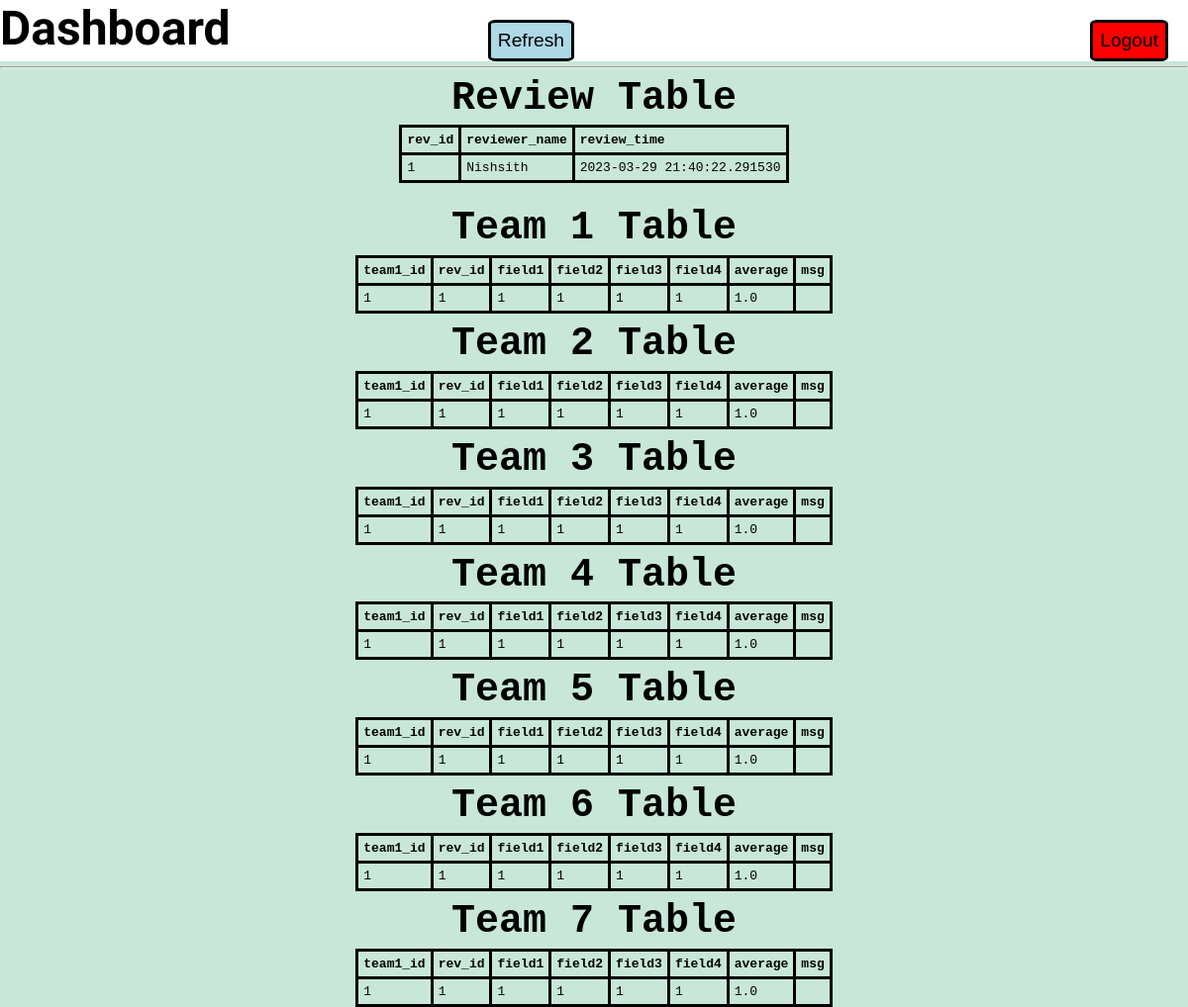
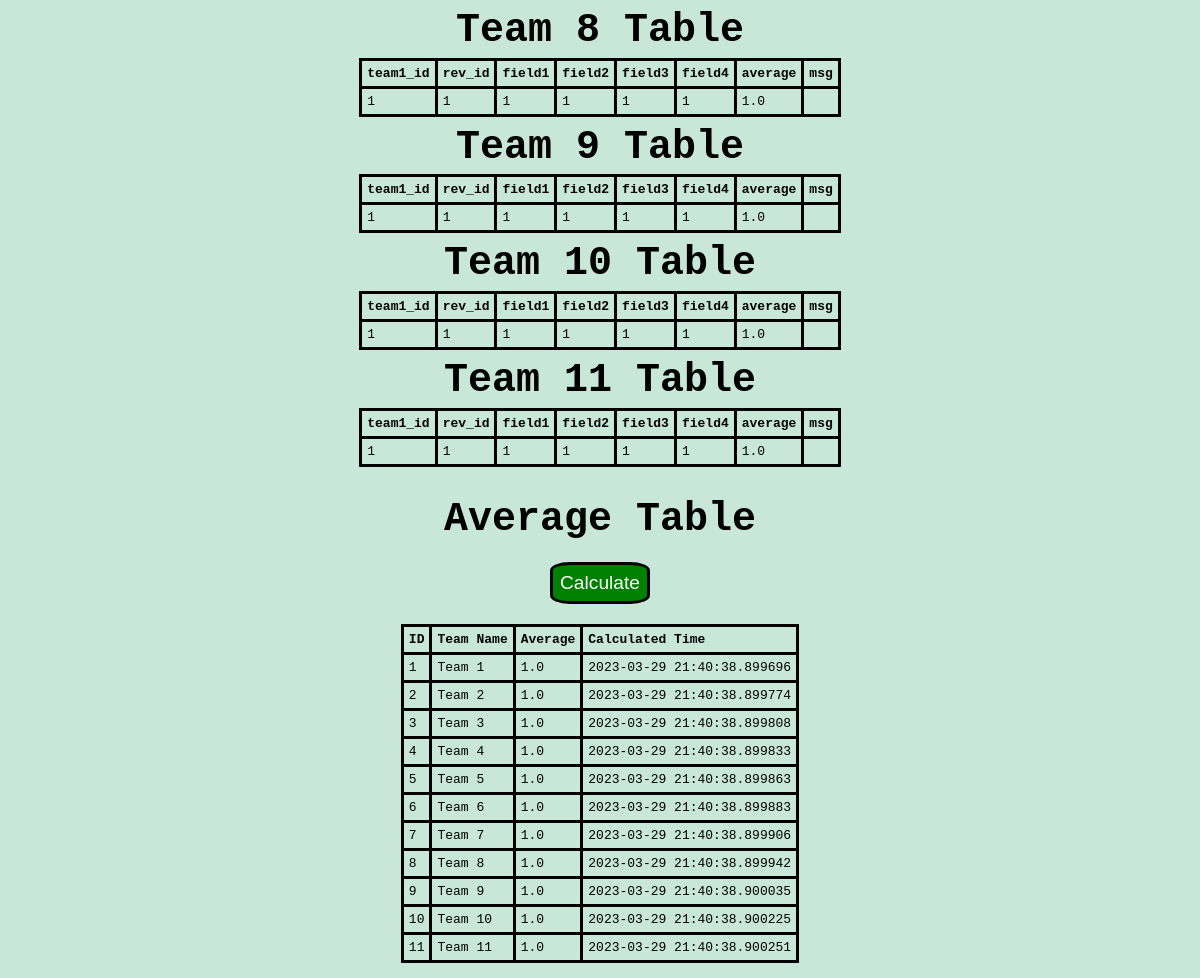
/dashboard (signed in), run on the app's committed database (2 pictures, top to bottom).
### tables this page shows
CREATE TABLE review (
                      rev_id INTEGER PRIMARY KEY AUTOINCREMENT,
                      reviewer_name VARCHAR(50),
                      review_time DATETIME
                    );

CREATE TABLE team1 (
                      team1_id INTEGER PRIMARY KEY AUTOINCREMENT,
                      rev_id INT,
                      field1 INT,
                      field2 INT,
                      field3 INT,
                      field4 INT,
                      average REAL,
                      msg VARCHAR(255),
                      FOREIGN KEY (rev_id) REFERENCES review(rev_id)
                    );

CREATE TABLE team2 (
                      team1_id INTEGER PRIMARY KEY AUTOINCREMENT,
                      rev_id INT,
                      field1 INT,
                      field2 INT,
                      field3 INT,
                      field4 INT,
                      average REAL,
                      msg VARCHAR(255),
                      FOREIGN KEY (rev_id) REFERENCES review(rev_id)
                    );

CREATE TABLE team3 (
                      team1_id INTEGER PRIMARY KEY AUTOINCREMENT,
                      rev_id INT,
                      field1 INT,
                      field2 INT,
                      field3 INT,
                      field4 INT,
                      average REAL,
                      msg VARCHAR(255),
                      FOREIGN KEY (rev_id) REFERENCES review(rev_id)
                    );

CREATE TABLE team4 (
                      team1_id INTEGER PRIMARY KEY AUTOINCREMENT,
                      rev_id INT,
                      field1 INT,
                      field2 INT,
                      field3 INT,
                      field4 INT,
                      average REAL,
                      msg VARCHAR(255),
                      FOREIGN KEY (rev_id) REFERENCES review(rev_id)
                    );

CREATE TABLE team5 (
                      team1_id INTEGER PRIMARY KEY AUTOINCREMENT,
                      rev_id INT,
                      field1 INT,
                      field2 INT,
                      field3 INT,
                      field4 INT,
                      average REAL,
                      msg VARCHAR(255),
                      FOREIGN KEY (rev_id) REFERENCES review(rev_id)
                    );

CREATE TABLE team6 (
                      team1_id INTEGER PRIMARY KEY AUTOINCREMENT,
                      rev_id INT,
                      field1 INT,
                      field2 INT,
                      field3 INT,
                      field4 INT,
                      average REAL,
                      msg VARCHAR(255),
                      FOREIGN KEY (rev_id) REFERENCES review(rev_id)
                    );

CREATE TABLE team7 (
                      team1_id INTEGER PRIMARY KEY AUTOINCREMENT,
                      rev_id INT,
                      field1 INT,
                      field2 INT,
                      field3 INT,
                      field4 INT,
                      average REAL,
                      msg VARCHAR(255),
                      FOREIGN KEY (rev_id) REFERENCES review(rev_id)
                    );

CREATE TABLE team8 (
                      team1_id INTEGER PRIMARY KEY AUTOINCREMENT,
                      rev_id INT,
                      field1 INT,
                      field2 INT,
                      field3 INT,
                      field4 INT,
                      average REAL,
                      msg VARCHAR(255),
                      FOREIGN KEY (rev_id) REFERENCES review(rev_id)
                    );

CREATE TABLE team9 (
                      team1_id INTEGER PRIMARY KEY AUTOINCREMENT,
                      rev_id INT,
                      field1 INT,
                      field2 INT,
                      field3 INT,
                      field4 INT,
                      average REAL,
                      msg VARCHAR(255),
                      FOREIGN KEY (rev_id) REFERENCES review(rev_id)
                    );

CREATE TABLE team10 (
                      team1_id INTEGER PRIMARY KEY AUTOINCREMENT,
                      rev_id INT,
                      field1 INT,
                      field2 INT,
                      field3 INT,
                      field4 INT,
                      average REAL,
                      msg VARCHAR(255),
                      FOREIGN KEY (rev_id) REFERENCES review(rev_id)
                    );

CREATE TABLE team11 (
                      team1_id INTEGER PRIMARY KEY AUTOINCREMENT,
                      rev_id INT,
                      field1 INT,
                      field2 INT,
                      field3 INT,
                      field4 INT,
                      average REAL,
                      msg VARCHAR(255),
                      FOREIGN KEY (rev_id) REFERENCES review(rev_id)
                    );

CREATE TABLE avg_table (
                      team_id INTEGER,
                      team_name VARCHAR(50),
                      team_average REAL,
                      calc_time DATETIME
                    );

### app.py (the view)
@app.route('/dashboard')
def dashboard():
    if not session.get('logged_in'):
        return redirect(url_for('login'))
    conn = sqlite3.connect('feedback.db')
    cursor = conn.cursor()
    cursor.execute("SELECT name FROM sqlite_master WHERE type='table';")
    tables = cursor.fetchall()
    table_data = []
    for table_name in tables:
        table_name = table_name[0]
        cursor.execute(f"SELECT * FROM {table_name}")
        rows = cursor.fetchall()
        table_data.append({'name': table_name, 'rows': rows})
    cursor.close()
    conn.close()
    return render_template('dashboard.html', tables=table_data, no_t=no_t)

### templates/dashboard.html (shortened to what this page needs)
<!DOCTYPE html>
<html>
<head>
  <link rel="stylesheet" href="static/login-style.css">
</head>
<body>
  <nav>
    <h1 class="dash">Dashboard</h1>
    <form action="/dashboard" method="get">
      <button class="refreshbtn" type="submit">Refresh</button>
    </form>
    <form action="/logout" method="get">
      <button class="logoutbtn" type="submit">Logout</button>
    </form>
  </nav>
  <br>
  <br>
  <br>
  <br>
  <hr>
  <h2>Review Table</h2>
  <table>
    <thead>
      <tr>
        <th>rev_id</th>
        <th>reviewer_name</th>
        <th>review_time</th>
      </tr>
    </thead>
    <tbody>
      {% for row in tables[0]["rows"] %}
      <tr>
        <td>{{ row[0] }}</td>
        <td>{{ row[1] }}</td>
        <td>{{ row[2] }}</td>
      </tr>
      {% endfor %}
    </tbody>
  </table>
  <br>
  {% for i in range(2, no_t+1) %}
  <h2>Team {{ i-1 }} Table</h2>
  <table>
    <thead>
      <tr>
        <th>team1_id</th>
        <th>rev_id</th>
        <th>field1</th>
        <th>field2</th>
        <th>field3</th>
        <th>field4</th>
        <th>average</th>
        <th>msg</th>
      </tr>
    </thead>
    <tbody>
      {% for row in tables[i]["rows"] %}
      <tr>
        <td>{{ row[0] }}</td>
        <td>{{ row[1] }}</td>
        <td>{{ row[2] }}</td>
        <td>{{ row[3] }}</td>
        <td>{{ row[4] }}</td>
        <td>{{ row[5] }}</td>
        <td>{{ row[6] }}</td>
        <td>{{ row[7] }}</td>
      </tr>
      {% endfor %}
    </tbody>
  </table>
  {% endfor %}
  <br>
  <br>
  <h2 style="margin: 0 auto;">Average Table</h2>
  <form action="/calculate" method="get">
    <button class="calcbtn" type="submit">Calculate</button>
  </form>
  <table>
    <thead>
      <tr>
        <th>ID</th>
        <th>Team Name</th>
        <th>Average</th>
        <th>Calculated Time</th>
      </tr>
    </thead>
    <tbody>
      {% for row in tables[no_t + 1]["rows"] %}
      <tr>
        <td>{{ row[0] }}</td>
        <td>{{ row[1] }}</td>
        <td>{{ row[2] }}</td>
        <td>{{ row[3] }}</td>
      </tr>
      {% endfor %}
    </tbody>
  </table>
  <br>
</body>
</html>

### static/login-style.css (style rules this page uses)
body { margin: 0; padding: 0; background-color: #c8e7d8; text-align: center; font-family: monospace; }
h1,h2 { margin: 0; margin-bottom: .3rem; padding; 0; font-family: "Dancing Script"; font-size: 3rem; }
h2 { margin-top: .5rem; font-family: inherit; font-size: 2.5rem; }

### templates/dashboard.html (style rules this page uses)
table, th, td { border: 3px solid black; border-collapse: collapse; }
table { margin: 0 auto; }
th, td { padding: 5px; text-align: left; }
.logoutbtn { position: absolute; top: 0; right: 0; background-color: red; border: solid 3px black; border-radius: 10%; padding: 7px; margin: 20px; font-size: larger; }
.refreshbtn { position: absolute; top: 0; right: 50%; background-color: lightblue; border: solid 3px black; border-radius: 10%; padding: 7px; margin: 20px; font-size: larger; }
.calcbtn { position: relative; background-color: green; border: solid 3px black; color: white; border-radius: 20%; padding: 7px; margin: 20px; font-size: larger; }
.dash { text-align: left; }
nav { position: fixed; top: 0; width: 100%; background-color: white; align-items: center; }

### data on the page
review: rev_id "1", reviewer_name "Nishsith", review_time "2023-03-29 21:40:22.291530"
team1: team1_id "1", rev "1", field1 "1", field2 "1", field3 "1", field4 "1", average "1.0"
team2: team1_id "1", rev "1", field1 "1", field2 "1", field3 "1", field4 "1", average "1.0"
team3: team1_id "1", rev "1", field1 "1", field2 "1", field3 "1", field4 "1", average "1.0"
team4: team1_id "1", rev "1", field1 "1", field2 "1", field3 "1", field4 "1", average "1.0"
team5: team1_id "1", rev "1", field1 "1", field2 "1", field3 "1", field4 "1", average "1.0"
team6: team1_id "1", rev "1", field1 "1", field2 "1", field3 "1", field4 "1", average "1.0"
team7: team1_id "1", rev "1", field1 "1", field2 "1", field3 "1", field4 "1", average "1.0"
team8: team1_id "1", rev "1", field1 "1", field2 "1", field3 "1", field4 "1", average "1.0"
team9: team1_id "1", rev "1", field1 "1", field2 "1", field3 "1", field4 "1", average "1.0"
team10: team1_id "1", rev "1", field1 "1", field2 "1", field3 "1", field4 "1", average "1.0"
team11: team1_id "1", rev "1", field1 "1", field2 "1", field3 "1", field4 "1", average "1.0"
avg_table: team "1", team_name "Team 1", team_average "1.0", calc_time "2023-03-29 21:40:38.899696"
avg_table: team "2", team_name "Team 2", team_average "1.0", calc_time "2023-03-29 21:40:38.899774"
avg_table: team "3", team_name "Team 3", team_average "1.0", calc_time "2023-03-29 21:40:38.899808"
avg_table: team "4", team_name "Team 4", team_average "1.0", calc_time "2023-03-29 21:40:38.899833"
avg_table: team "5", team_name "Team 5", team_average "1.0", calc_time "2023-03-29 21:40:38.899863"
avg_table: team "6", team_name "Team 6", team_average "1.0", calc_time "2023-03-29 21:40:38.899883"
avg_table: team "7", team_name "Team 7", team_average "1.0", calc_time "2023-03-29 21:40:38.899906"
avg_table: team "8", team_name "Team 8", team_average "1.0", calc_time "2023-03-29 21:40:38.899942"
avg_table: team "9", team_name "Team 9", team_average "1.0", calc_time "2023-03-29 21:40:38.900035"
avg_table: team "10", team_name "Team 10", team_average "1.0", calc_time "2023-03-29 21:40:38.900225"
avg_table: team "11", team_name "Team 11", team_average "1.0", calc_time "2023-03-29 21:40:38.900251"

### other printed values
{{ i-1 }} "1" "2" "3" "4" "5" "6" "7" "8" "9" "10" "11"
